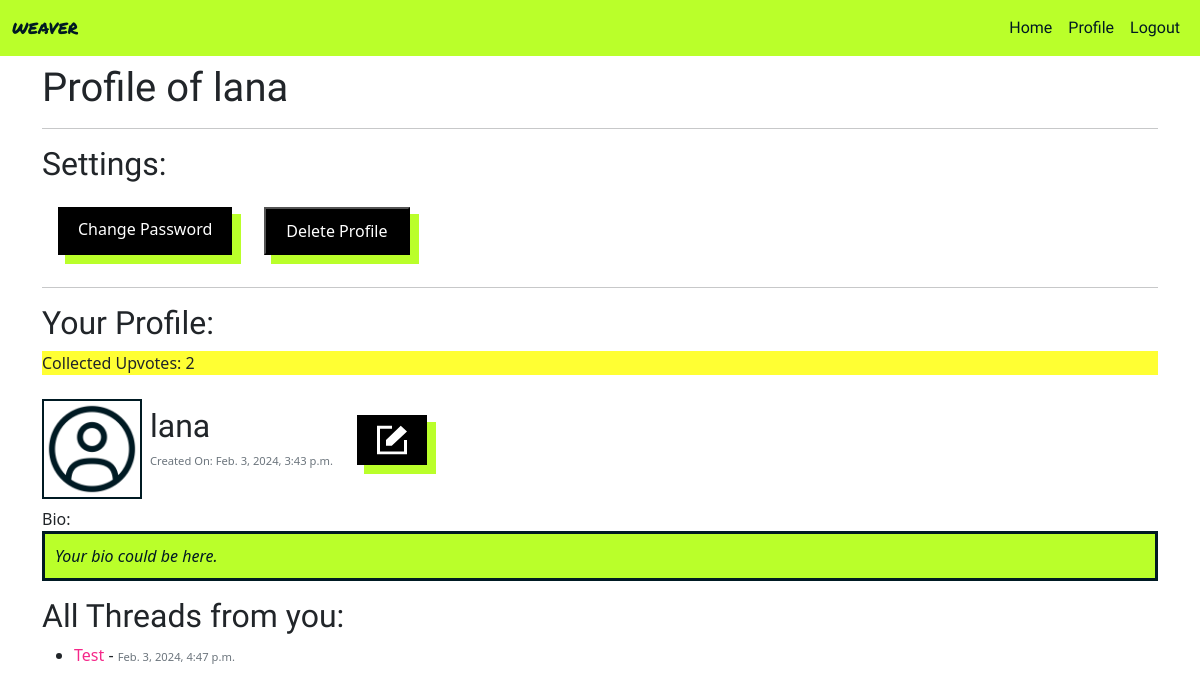
Screenshot of /profile/lana/ (signed in) with the database file from the repository.
### authentication/models.py (models this page shows)
class User(AbstractUser):
    bio = models.CharField(max_length=200, unique=False, default="Your bio could be here.")
    created_on = models.DateTimeField(auto_now_add=True)
    profile_pic = models.ImageField(null=True, blank=True, default="default.png")

### weave_manager/models.py (models this page shows, shortened)
class Thread(models.Model):
    title = models.CharField(max_length=200, unique=True)
    slug = models.SlugField(max_length=200, unique=True)
    author = models.ForeignKey(settings.AUTH_USER_MODEL,
        on_delete=models.CASCADE, related_name="posts")
    content = models.TextField()
    votes = models.IntegerField(default=0)
    created_on = models.DateTimeField(auto_now_add=True)
    status = models.IntegerField(choices=STATUS, default=0)
    tags = TaggableManager()
    class Meta:
        ordering = ["-created_on"]

### authentication/views.py (the view)
# urls.py: path('profile/<slug:username>/', views.UserProfileView.as_view(), name='user_profile'),
class UserProfileView(generic.DetailView):
    model = User
    template_name = "profile.html"
    slug_field = "username"
    slug_url_kwarg = "username"
    context_object_name = "user"
    def get_context_data(self, **kwargs):
        context = super().get_context_data(**kwargs)
        user_threads = Thread.objects.filter(author=self.object)
        thread_votes = user_threads.aggregate(Sum('votes'))['votes__sum']
        user_comments = Comment.objects.filter(author=self.object)
        comment_votes = user_comments.aggregate(Sum('votes'))['votes__sum']
        total_votes = thread_votes + comment_votes
        context['total_votes'] = total_votes
        return context

### authentication/templates/profile.html (shortened to what this page needs)
{% extends "base.html" %}
{% block content %}
{% load static %}
{% load i18n %}
{% load crispy_forms_tags %}
<div class="container-lg my-2">
	<h1>Profile of {{user.username}}</h1>
	{% if request.user.username == user.username %}
	<hr>
	<h2>Settings:</h2>
	<div class="d-flex flex-row">
		<a class="neon-button secondaryAction m-3" href="{% url 'account_change_password' %}">Change Password</a>
		<form method="post" action="{% url 'delete_profile' user.id %}" class="m-3">
			<button type="submit" class="neon-button secondaryAction" onclick="return confirm('{% trans " Are you sure you want to delete your profile?" %}');">Delete Profile</button>
		</form>
	</div>
	<hr>
	{% endif %}
	{% if request.user.username == user.username %}
	<h2>Your Profile:</h2>
	{% endif %}
	{% if total_votes %}
	<div class="bg-yellow">
		<p>Collected Upvotes: {{ total_votes }}</p>
	</div>
	{% else %}
	<div class="bg-yellow">
		<p>Collected Upvotes: 0</p>
	</div>
	{% endif %}
	<div class="d-flex flex-column">
		<div class="d-flex flex-row my-2">
			{% if user.profile_pic %}
			<img src="{{ user.profile_pic.url }}" alt="Profile Picture" class="profile-pic">
			{% else %}
			<p>No profile picture available</p>
			{% endif %}
			<div class="m-2">
				<h2>{{ user.username }}</h2>
				<p class="text-muted fs-7">Created On: {{ user.created_on }}</p>
			</div>
			{% if request.user.username == user.username %}
			<a class="neon-button secondaryAction m-3 h-100" href="{% url 'update_profile' %}"><img src="{% static 'img/icons/edit.svg' %}" class="icon"></a>
			{% endif %}
		</div>
		<p class="m-0">Bio:</p>
		<p class="bio fst-italic">{{ user.bio }}</p>
	</div>
	{% if request.user.username == user.username %}
	<h2>All Threads from you:</h2>
	{% else %}
	<h2>All Threads from {{user.username}}:</h2>
	{% endif %}
	{% if user.posts.all %}
	<ul>
		{% for thread in user.posts.all %}
		<li><a href="{% url 'thread_detail' slug=thread.slug %}" class="link">{{ thread.title }} </a> - <span class="text-muted fs-7">{{ thread.created_on }}</span></li>
		{% endfor %}
	</ul>
	{% else %}
	<p>No threads available for this user.</p>
	{% endif %}
</div>
{% endblock %}

### static/css/style.css (style rules this page uses)
:root { --color-text-dark: #001A23; --color-text-light: #FFFFFF; --color-highlight: #BAFF2A; --color-background: #FFFFFF; --color-background-highlight: #F52789; }
.bg-yellow { background-color: #FFFF33; }
.profile-pic { width: 100px; height: 100px; border: 2px solid var(--color-text-dark); }
.bio { background-color: var(--color-highlight); color: var(--color-text-dark); padding: 10px; border: solid; }
.icon { width: 30px; height: 30px; }
h1, h2, h3, h4 { font-family: 'Alatsi', sans-serif; text-wrap: pretty; }
.link { color: var(--color-background-highlight); }
.neon-button { background-color: black; color: white; padding: 10px 20px; text-decoration: none; text-decoration: transparent; -webkit-box-shadow: 8px 8px 0px 1px var(--color-highlight); box-shadow: 8px 8px 0px 1px var(--color-highlight); }
a { text-decoration: none; text-decoration: transparent; }
.fs-7 { font-size: 0.7em; }

### rows the page displays
User: username "lana", profile_pic (placeholder picture), created_on "Feb. 3, 2024, 3:43 p.m.", bio "Your bio could be here."
Thread: title "Test", created_on "Feb. 3, 2024, 4:47 p.m."

### other values shown
{{ total_votes }} "2"
